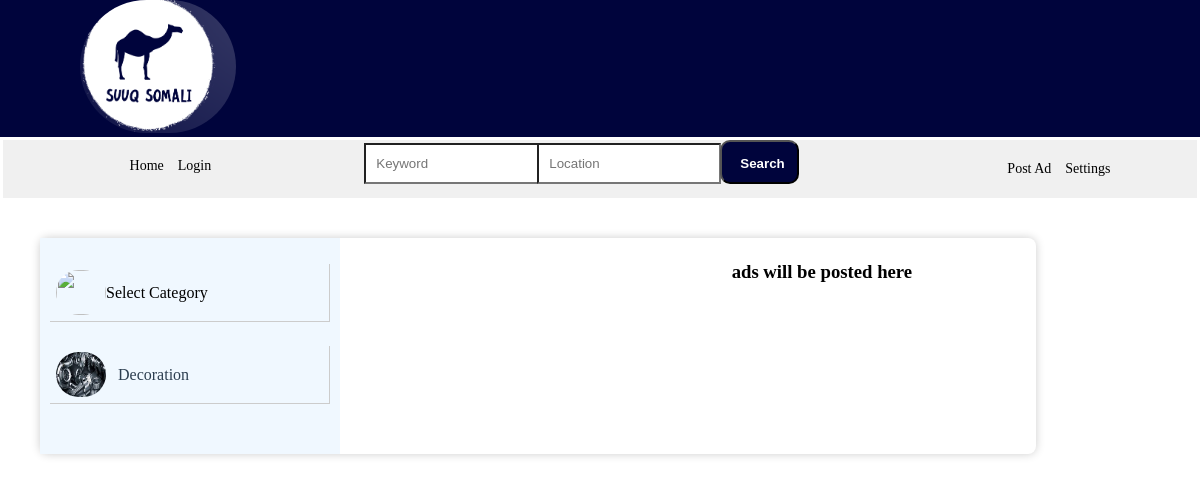
The app's page /menu (signed in) with its own data.
### base/models.py (models this page shows, shortened)
class Category(models.Model):
    name = models.CharField(max_length=100)
    parent_category = models.ForeignKey('self', null=True, blank=True, related_name='subcategories', on_delete=models.CASCADE)
    image = models.ImageField(upload_to='product_images')

### base/views.py (the view)
# urls.py: path('menu', views.menu, name='menu'),
def menu(request):
    categories = Category.objects.all()
    products = Product.objects.all()
    return render(request, 'base/post_ad_categories.html', {'categories': categories, 'products': products})

### base/templates/base/post_ad_categories.html
{% extends 'main.html' %}
{% block content %}
    <div class="main-container">
        <div class="categories-menu">
            <ul style="text-align: center;">
                <li > <img  class="icon"  src="https://www.svgrepo.com/show/447582/click.svg" alt="">Select Category</li>
                {% for category in categories %}
                    {% if not category.parent_category %}
                        <li class="parent-category">
                            <img class="icon" src="{{ category.image.url }}" alt="">
                            {% if category.subcategories.all %}
                                <span class="categories-menu-item">{{ category.name }} </span>
                                <ul class="subcategories">
                                    {% for subcategory in category.subcategories.all %}
                                        <li>
                                            <img class="icon" src="{{ subcategory.image.url }}" alt="">
                                            <a href="{% url 'product_form' subcategory.id %}" class="subcategory-link"
                                               data-subcategory-id="{{ subcategory.id }}"
                                               data-subcategory-name="{{ subcategory.name }}">{{ subcategory.name }}</a>
                                        </li>
                                    {% endfor %}
                                </ul>
                            {% else %}
                                <a href="{% url 'product_form' category.id %}" class="side-menu-item">{{ category.name }}</a>
                            {% endif %}
                        </li>
                    {% endif %}
                {% endfor %}
            </ul>
        </div>
        <div class="google-ads-here">
            <div class="ads">
                <h3>ads will be posted here</h3>
            </div>
        </div>
    </div>
{% endblock %}

### static/styles/style.css (style rules this page uses)
body { margin:0; background-color: #fff; }
.parent-category a { text-decoration: none; font-size: 15px; font-family: 'Times New Roman', Times, serif; color: #fff; }
.main-container { display: grid; grid-template-areas: "side-menu container"; gap: 20px; border-radius: 8px; box-shadow: 0 0 10px rgba(0, 0, 0, 0.2); width: 83%; margin: 40px; }
.categories-menu { background-color: aliceblue; width: 300px; grid-area: side-menu; }
.categories-menu ul { padding: 10px; }
.categories-menu ul li { display: flex; align-items: center; margin-bottom: 24px; list-style-type: none; position: relative; padding: 6px; border-style: solid; border-width: 0px 1px 1px 0px; border-color: #cccccc; }
.categories-menu a { color: #2C3E50; font-size: 16px; text-decoration: none; list-style-type: none; margin: 12px; }
.icon { width: 50px; height: 45px; background-position: -18px -9px; float: left; border-radius: 25px; }
.google-ads-here { grid-area: container; }
.ads { text-align: center; line-height: 1.6; }

### records on screen
Category: image (picture), name "Decoration"
